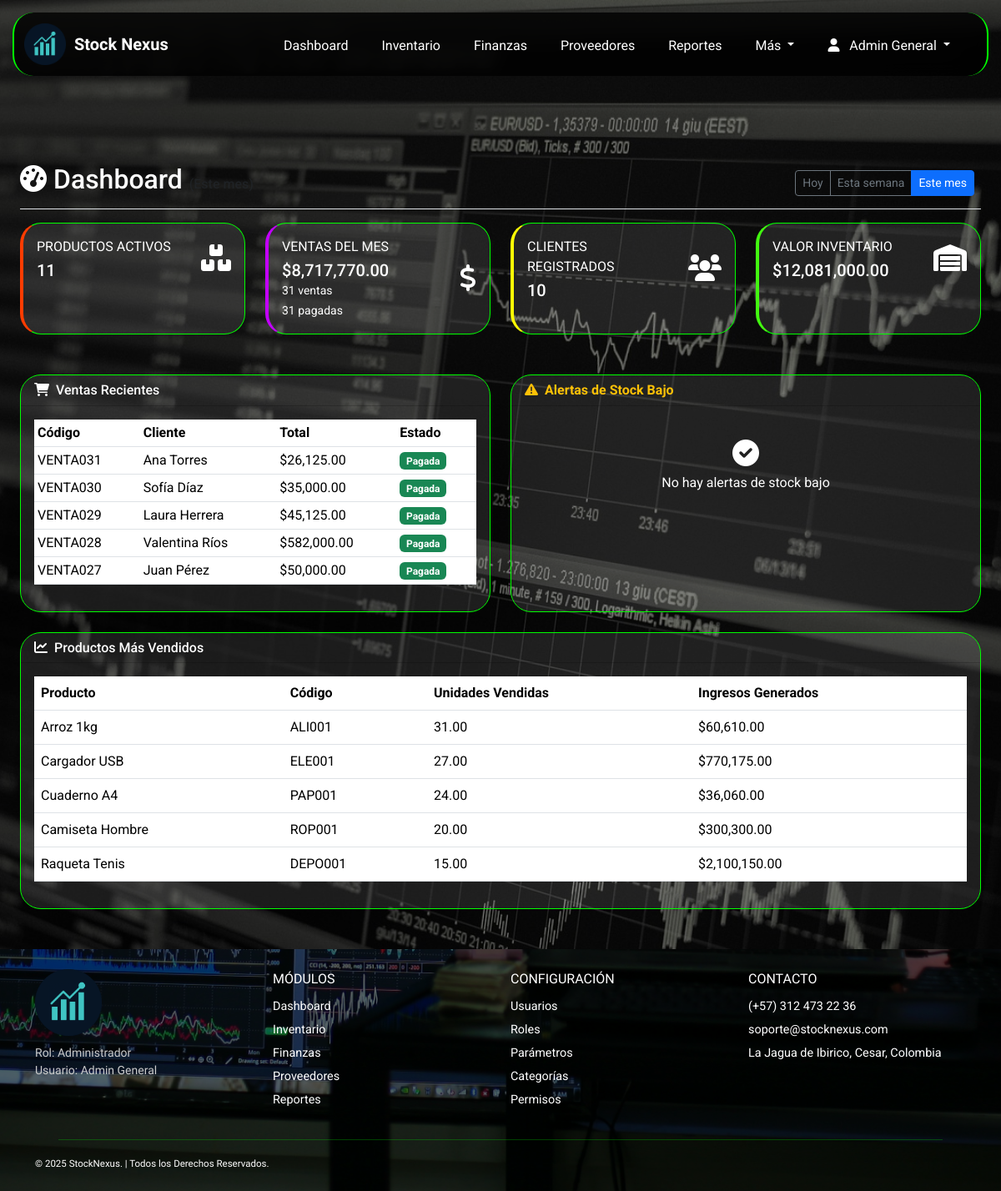
The app's page /index.php?page=dashboard (signed in) with its own data.
### tables this page shows
CREATE TABLE `ventas` (
  `id_venta` int(11) NOT NULL,
  `codigo_venta` varchar(50) NOT NULL,
  `id_cliente` int(11) DEFAULT NULL,
  `id_usuario` int(11) NOT NULL,
  `fecha_venta` datetime DEFAULT current_timestamp(),
  `metodo_pago` enum('Efectivo','Transferencia','Tarjeta','Crédito') DEFAULT 'Efectivo',
  `total_venta` decimal(14,2) DEFAULT 0.00,
  `descuento_aplicado` decimal(10,2) DEFAULT 0.00,
  `porcentaje_descuento` decimal(5,2) DEFAULT 0.00,
  `estado` enum('Pendiente','Pagada','Anulada') DEFAULT 'Pendiente'
);

CREATE TABLE `clientes` (
  `id_cliente` INT(11) NOT NULL AUTO_INCREMENT,
  `nombre_cliente` VARCHAR(100) NOT NULL,
  `identificacion` VARCHAR(30) DEFAULT NULL,
  `telefono` VARCHAR(20) DEFAULT NULL,
  `correo` VARCHAR(100) DEFAULT NULL,
  `direccion` VARCHAR(150) DEFAULT NULL,
  `ciudad` VARCHAR(100) DEFAULT NULL,
  `estado` ENUM('activo', 'inactivo') DEFAULT 'activo',
  `fecha_registro` DATETIME DEFAULT CURRENT_TIMESTAMP,
  PRIMARY KEY (`id_cliente`)
);

### app/views/Dashboard/dashboard.php (the view, shortened to what the rows shown need)
<?php
$filtro = $_GET['filtro'] ?? 'mes';
$fechaInicio = '';
$fechaFin = '';
switch($filtro) {
    case 'mes':
    default:
        $fechaInicio = date('Y-m-01');
        $fechaFin = date('Y-m-d');
        break;
}
$dashboardModel = new Dashboard($db);
$ventasRecientes = $dashboardModel->obtenerVentasRecientes(5, $fechaInicio, $fechaFin);
?>
<div class="container-fluid px-4 pb-5">
    <div class="d-flex justify-content-between flex-wrap flex-md-nowrap align-items-center pt-3 pb-2 mb-3 border-bottom"
        style="margin-top:180px;">
        <h1 class="h2"><i class="fas fa-tachometer-alt me-2"></i>Dashboard
            <small class="text-muted fs-6">
            </small>
        </h1>
    </div>
    <div class="row">
        <div class="col-lg-6 mb-4">
            <div class="card h-100">
                <div class="card-body">
                    <div class="table-responsive">
                        <table class="table table-sm table-hover">
                            <thead>
                                <tr>
                                    <th>Código</th>
                                    <th>Cliente</th>
                                    <th>Total</th>
                                    <th>Estado</th>
                                </tr>
                            </thead>
                            <tbody>
                                <?php if (!empty($ventasRecientes)): ?>
                                    <?php foreach ($ventasRecientes as $venta): ?>
                                    <tr>
                                        <td><?= htmlspecialchars($venta['codigo_venta'] ?? '') ?></td>
                                        <td><?= htmlspecialchars($venta['nombre_cliente'] ?? 'Cliente General') ?></td>
                                        <td>$<?= number_format($venta['total_venta'] ?? 0, 2) ?></td>
                                        <td>
                                            <span class="badge bg-<?= ($venta['estado'] ?? '') == 'Pagada' ? 'success' : 'warning' ?>">
                                                <?= htmlspecialchars($venta['estado'] ?? '') ?>
                                            </span>
                                        </td>
                                    </tr>
                                    <?php endforeach; ?>
                                <?php endif; ?>
                            </tbody>
                        </table>
                    </div>
                </div>
            </div>
        </div>
    </div>
    <div class="row">
        <div class="col-lg-12">
            <div class="card">
                <div class="card-body">
                    <div class="table-responsive">
                        <table class="table table-hover">
                            <thead>
                                <tr>
                                    <th>Producto</th>
                                    <th>Código</th>
                                    <th>Unidades Vendidas</th>
                                    <th>Ingresos Generados</th>
                                </tr>
                            </thead>
                        </table>
                    </div>
                </div>
            </div>
        </div>
    </div>
</div>

### records on screen
ventas: codigo_venta "VENTA031", id_cliente.nombre_cliente "Ana Torres", total_venta "26,125.00", estado "Pagada"
ventas: codigo_venta "VENTA030", id_cliente.nombre_cliente "Sofía Díaz", total_venta "35,000.00", estado "Pagada"
ventas: codigo_venta "VENTA029", id_cliente.nombre_cliente "Laura Herrera", total_venta "45,125.00", estado "Pagada"
ventas: codigo_venta "VENTA028", id_cliente.nombre_cliente "Valentina Ríos", total_venta "582,000.00", estado "Pagada"
ventas: codigo_venta "VENTA027", id_cliente.nombre_cliente "Juan Pérez", total_venta "50,000.00", estado "Pagada"

### other values on screen
$nombreUsuario "Admin General"
$estadisticas['total_productos'] "11"
$estadisticas['ingresos_ventas_mes'] "8,717,770.00"
$estadisticas['cantidad_ventas'] "31"
$estadisticas['cantidad_pagadas'] "31"
$estadisticas['total_clientes'] "10"
$estadisticas['valor_inventario'] "12,081,000.00"
$producto['nombre_producto'] "Arroz 1kg"
$producto['codigo_producto'] "ALI001"
$producto['total_vendido'] "31.00"
$producto['ingresos_generados'] "60,610.00"
$producto['nombre_producto'] "Cargador USB"
$producto['codigo_producto'] "ELE001"
$producto['total_vendido'] "27.00"
$producto['ingresos_generados'] "770,175.00"
